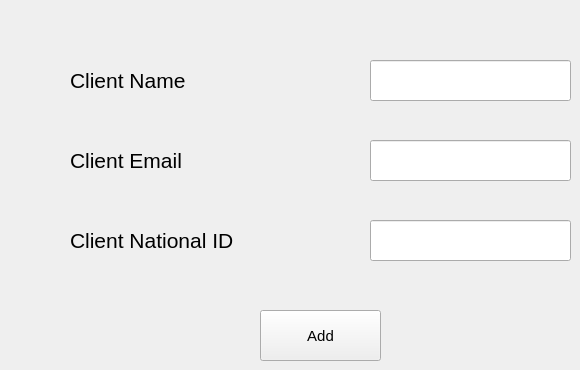
      <widget class="QWidget" name="tab_7">
       <attribute name="title">
        <string>Add New Client</string>
       </attribute>
       <widget class="QLabel" name="label_9">
        <property name="geometry">
         <rect>
          <x>70</x>
          <y>60</y>
          <width>181</width>
          <height>41</height>
         </rect>
        </property>
        <property name="font">
         <font>
          <pointsize>16</pointsize>
         </font>
        </property>
        <property name="text">
         <string>Client Name</string>
        </property>
       </widget>
       <widget class="QLineEdit" name="lineEdit_4">
        <property name="geometry">
         <rect>
          <x>370</x>
          <y>60</y>
          <width>201</width>
          <height>41</height>
         </rect>
        </property>
       </widget>
       <widget class="QPushButton" name="pushButton_8">
        <property name="geometry">
         <rect>
          <x>260</x>
          <y>310</y>
          <width>121</width>
          <height>51</height>
         </rect>
        </property>
        <property name="font">
         <font>
          <pointsize>11</pointsize>
         </font>
        </property>
        <property name="text">
         <string>Add</string>
        </property>
       </widget>
       <widget class="QLabel" name="label_10">
        <property name="geometry">
         <rect>
          <x>70</x>
          <y>140</y>
          <width>181</width>
          <height>41</height>
         </rect>
        </property>
        <property name="font">
         <font>
          <pointsize>16</pointsize>
         </font>
        </property>
        <property name="text">
         <string>Client Email</string>
        </property>
       </widget>
       <widget class="QLabel" name="label_11">
        <property name="geometry">
         <rect>
          <x>70</x>
          <y>220</y>
          <width>231</width>
          <height>41</height>
         </rect>
        </property>
        <property name="font">
         <font>
          <pointsize>16</pointsize>
         </font>
        </property>
        <property name="text">
         <string>Client National ID</string>
        </property>
       </widget>
       <widget class="QLineEdit" name="lineEdit_5">
        <property name="geometry">
         <rect>
          <x>370</x>
          <y>140</y>
          <width>201</width>
          <height>41</height>
         </rect>
        </property>
       </widget>
       <widget class="QLineEdit" name="lineEdit_7">
        <property name="geometry">
         <rect>
          <x>370</x>
          <y>220</y>
          <width>201</width>
          <height>41</height>
         </rect>
        </property>
       </widget>
      </widget>
